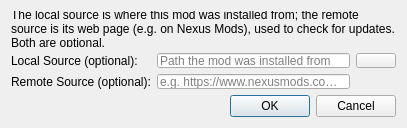
<?xml version="1.0" encoding="UTF-8"?>
<ui version="4.0">
 <class>EditModSourcesDialog</class>
 <widget class="QDialog" name="EditModSourcesDialog">
  <property name="geometry">
   <rect>
    <x>0</x>
    <y>0</y>
    <width>407</width>
    <height>128</height>
   </rect>
  </property>
  <property name="windowTitle">
   <string>Edit Mod Sources</string>
  </property>
  <layout class="QVBoxLayout" name="verticalLayout">
   <item>
    <widget class="QLabel" name="info_label">
     <property name="text">
      <string>The local source is where this mod was installed from; the remote source is its web page (e.g. on Nexus Mods), used to check for updates. Both are optional.</string>
     </property>
     <property name="wordWrap">
      <bool>true</bool>
     </property>
    </widget>
   </item>
   <item>
    <layout class="QGridLayout" name="gridLayout">
     <item row="0" column="0">
      <widget class="QLabel" name="label">
       <property name="text">
        <string>Local Source (optional):</string>
       </property>
      </widget>
     </item>
     <item row="0" column="1">
      <widget class="ValidatingLineEdit" name="local_source_field">
       <property name="placeholderText">
        <string>Path the mod was installed from</string>
       </property>
      </widget>
     </item>
     <item row="0" column="2">
      <widget class="QPushButton" name="path_picker_button">
       <property name="text">
        <string/>
       </property>
       <property name="icon">
        <iconset theme="folder-open"/>
       </property>
      </widget>
     </item>
     <item row="1" column="0">
      <widget class="QLabel" name="label_2">
       <property name="text">
        <string>Remote Source (optional):</string>
       </property>
      </widget>
     </item>
     <item row="1" column="1">
      <widget class="QLineEdit" name="remote_source_field">
       <property name="placeholderText">
        <string>e.g. https://www.nexusmods.com/...</string>
       </property>
      </widget>
     </item>
    </layout>
   </item>
   <item>
    <spacer name="verticalSpacer">
     <property name="orientation">
      <enum>Qt::Vertical</enum>
     </property>
     <property name="sizeHint" stdset="0">
      <size>
       <width>20</width>
       <height>0</height>
      </size>
     </property>
    </spacer>
   </item>
   <item>
    <widget class="QDialogButtonBox" name="buttonBox">
     <property name="orientation">
      <enum>Qt::Horizontal</enum>
     </property>
     <property name="standardButtons">
      <set>QDialogButtonBox::Cancel|QDialogButtonBox::Ok</set>
     </property>
    </widget>
   </item>
  </layout>
 </widget>
 <customwidgets>
  <customwidget>
   <class>ValidatingLineEdit</class>
   <extends>QLineEdit</extends>
   <header>src/ui/validatinglineedit.h</header>
  </customwidget>
 </customwidgets>
 <resources/>
 <connections>
  <connection>
   <sender>buttonBox</sender>
   <signal>accepted()</signal>
   <receiver>EditModSourcesDialog</receiver>
   <slot>accept()</slot>
   <hints>
    <hint type="sourcelabel">
     <x>248</x>
     <y>254</y>
    </hint>
    <hint type="destinationlabel">
     <x>157</x>
     <y>274</y>
    </hint>
   </hints>
  </connection>
  <connection>
   <sender>buttonBox</sender>
   <signal>rejected()</signal>
   <receiver>EditModSourcesDialog</receiver>
   <slot>reject()</slot>
   <hints>
    <hint type="sourcelabel">
     <x>316</x>
     <y>260</y>
    </hint>
    <hint type="destinationlabel">
     <x>286</x>
     <y>274</y>
    </hint>
   </hints>
  </connection>
 </connections>
</ui>
